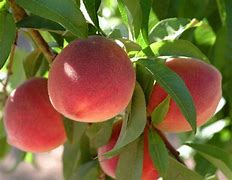
//> input picture assests/lab3/102.jpg, 232 x 180 px
$ ./task08-01   (built with g++ and OpenCV 4)
//> lines starting //> are read from the running program, lines starting //| are printed output that depends on the picture; after the words box and inside, x2 and y2 are one past the last pixel; in counts of white or black regions, pixels touching at a corner belong together
### prj.lab/lab08/task.cpp
#include <iostream>
#include <opencv2/opencv.hpp>

cv::Mat grayWorld(cv::Mat image) {
    std::vector<cv::Mat> channels;
    cv::split(image, channels);

    cv::Scalar meanB = cv::mean(channels[0]);
    cv::Scalar meanG = cv::mean(channels[1]);
    cv::Scalar meanR = cv::mean(channels[2]);

    float normB = 128.0f / meanB[0];
    float normG = 128.0f / meanG[0];
    float normR = 128.0f / meanR[0];


    channels[0] = channels[0] * normB;
    channels[1] = channels[1] * normG;
    channels[2] = channels[2] * normR;

    cv::Mat norm;
    cv::merge(channels, norm);
    return norm;
}

cv::Mat advancedColorCorrection(const cv::Mat& input) {

    cv::Mat img = input.clone();
    cv::Mat lab;
    cv::cvtColor(img, lab, cv::COLOR_BGR2Lab);
    std::vector<cv::Mat> labChannels;
    cv::split(lab, labChannels);
    cv::Ptr<cv::CLAHE> clahe = cv::createCLAHE();
    clahe->setClipLimit(2.0);
    clahe->apply(labChannels[0], labChannels[0]);
    cv::Mat hsv;
    cv::cvtColor(img, hsv, cv::COLOR_BGR2HSV);
    std::vector<cv::Mat> hsvChannels;
    cv::split(hsv, hsvChannels);
    cv::Mat saturationMask;
    cv::threshold(hsvChannels[1], saturationMask, 64, 255, cv::THRESH_BINARY);
    cv::Mat kernel = cv::getStructuringElement(cv::MORPH_ELLIPSE, cv::Size(5, 5));
    cv::morphologyEx(saturationMask, saturationMask, cv::MORPH_CLOSE, kernel);
    hsvChannels[1] = hsvChannels[1] + 0.3 * hsvChannels[1].mul(saturationMask / 255.0);
    cv::merge(labChannels, lab);
    cv::cvtColor(lab, img, cv::COLOR_Lab2BGR);
    cv::merge(hsvChannels, hsv);
    cv::Mat hsvCorrected;
    cv::cvtColor(hsv, hsvCorrected, cv::COLOR_HSV2BGR);
    cv::Mat result;
    cv::addWeighted(img, 0.7, hsvCorrected, 0.3, 0, result);
    cv::Mat blurred;
    cv::GaussianBlur(result, blurred, cv::Size(0, 0), 3);
    cv::addWeighted(result, 1.5, blurred, -0.5, 0, result);
    result.convertTo(result, CV_8UC3);

    return result;
}

cv::Mat colorDistribution(cv::Mat image) {
    std::vector<cv::Mat>imageChannels;
    cv::split(image, imageChannels);

    int histSize = 256;
    float range[] = { 0,256 };
    const float* histRange = { range };

    cv::Mat histB;
    cv::Mat histG;
    cv::Mat histR;
    cv::calcHist(&imageChannels[0], 1, 0, cv::Mat(), histB, 1, &histSize, &histRange, true, false);
    cv::calcHist(&imageChannels[1], 1, 0, cv::Mat(), histG, 1, &histSize, &histRange, true, false);
    cv::calcHist(&imageChannels[2], 1, 0, cv::Mat(), histR, 1, &histSize, &histRange, true, false);

    cv::normalize(histB, histB, 0, 256, cv::NORM_MINMAX);
    cv::normalize(histG, histG, 0, 256, cv::NORM_MINMAX);
    cv::normalize(histR, histR, 0, 256, cv::NORM_MINMAX);

    int binWidth = round(512 / 256);
    cv::Mat histogram(256, 512, CV_8UC3, cv::Scalar(20, 20, 20));
    for (int i = 1; i < 256; i++) {
        cv::line(histogram, cv::Point(binWidth * (i - 1), 256 - cvRound(histB.at<float>(i - 1))),
            cv::Point(binWidth * (i), 256 - cvRound(histB.at<float>(i))),
            cv::Scalar(256, 0, 0), 2);
        cv::line(histogram, cv::Point(binWidth * (i - 1), 256 - cvRound(histG.at<float>(i - 1))),
            cv::Point(binWidth * (i), 256 - cvRound(histG.at<float>(i))),
            cv::Scalar(0, 256, 0), 2);
        cv::line(histogram, cv::Point(binWidth * (i - 1), 256 - cvRound(histR.at<float>(i - 1))),
            cv::Point(binWidth * (i), 256 - cvRound(histR.at<float>(i))),
            cv::Scalar(0, 0, 256), 2);
    }
    return histogram;
}

    void evaluate(cv::Mat image, cv::Mat corrImage) {
        std::vector<cv::Mat> channels;
        cv::split(image, channels);

        cv::Scalar mBimage = cv::mean(channels[0]);
        cv::Scalar mGimage = cv::mean(channels[1]);
        cv::Scalar mRimage = cv::mean(channels[2]);

        cv::split(corrImage, channels);

        cv::Scalar mBhist = cv::mean(channels[0]);
        cv::Scalar mGhist = cv::mean(channels[1]);
        cv::Scalar mRhist = cv::mean(channels[2]);

        std::cout << "Evaluate statistics       " << "Image     " << "Corrected image" << std::endl;
        std::cout << "Channel BLUE                " << mBimage[0] << "        " << mBhist[0] << std::endl;
        std::cout << "Channel GREEN               " << mGimage[0] << "        " << mGhist[0] << std::endl;
        std::cout << "Channel RED                 " << mRimage[0] << "        " << mRhist[0] << std::endl;

    }

### prj.lab/lab08/task08-01.cpp
#include <iostream>
#include <opencv2/opencv.hpp>
#include "task.cpp"

int main() {
    cv::utils::logging::setLogLevel(cv::utils::logging::LOG_LEVEL_SILENT);
    std::string path = "C:\\c++\\misis2025s-3-improc\\assests\\lab3\\102.jpg";
    cv::Mat image = cv::imread(path, cv::IMREAD_COLOR);
//> image is the input picture: 180 rows x 232 cols, CV_8UC3; mean B, G, R 57.9, 101, 121.6

    if (image.empty()) {
        std::cerr << "Error: Could not load image!" << std::endl;
        return -1;
    }

    cv::Mat grayWorldImage = grayWorld(image);
//> in grayWorld, `cv::split(image, channels);`:
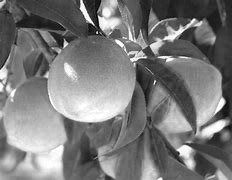
//> channels[2]: 180 rows x 232 cols, CV_8UC1; min 0, max 255, mean 121.6
//> in grayWorld, `cv::Scalar meanB = cv::mean(channels[0]);`: meanB = Scalar(57.85)
//> in grayWorld, `cv::Scalar meanG = cv::mean(channels[1]);`: meanG = Scalar(101)
//> in grayWorld, `cv::Scalar meanR = cv::mean(channels[2]);`: meanR = Scalar(121.6)
//> in grayWorld, `float normB = 128.0f / meanB[0];`: normB = 2.21
//> in grayWorld, `float normG = 128.0f / meanG[0];`: normG = 1.27
//> in grayWorld, `float normR = 128.0f / meanR[0];`: normR = 1.05

    cv::imshow("Original Image", image);
    cv::imshow("gray_world Image", grayWorldImage);
    cv::waitKey(0);

    cv::Mat notTrivialImage = advancedColorCorrection(image);
//> in advancedColorCorrection, `cv::cvtColor(img, lab, cv::COLOR_BGR2Lab);`: lab: 180 rows x 232 cols, CV_8UC3; mean of channels 0, 1, 2 114.1, 130.1, 156.5
//> in advancedColorCorrection, `cv::cvtColor(img, hsv, cv::COLOR_BGR2HSV);`: hsv: 180 rows x 232 cols, CV_8UC3; mean H, S, V 41.1, 157.6, 133.5
//> in advancedColorCorrection, `cv::threshold(hsvChannels[1], saturationMask, 64, 255, cv::THRESH_BINA..`: saturationMask: 180 rows x 232 cols, CV_8UC1; 91.8% white; 36 black regions (20 under 20 px), largest, box (x1, y1, x2, y2) and area: (0, 145, 64, 180) 1549, (167, 134, 194, 169) 368, (98, 8, 119, 30) 264
//> in advancedColorCorrection, `cv::morphologyEx(saturationMask, saturationMask, cv::MORPH_CLOSE, kern..`:
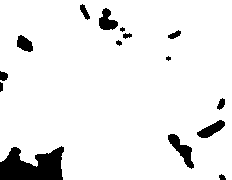
//> saturationMask: 180 rows x 232 cols, CV_8UC1; 92.8% white; 15 black regions (2 under 20 px), largest, box (x1, y1, x2, y2) and area: (0, 146, 64, 180) 1537, (168, 134, 194, 169) 354, (99, 8, 118, 30) 254
//> in advancedColorCorrection, `cv::merge(labChannels, lab);`: lab: 180 rows x 232 cols, CV_8UC3; mean of channels 0, 1, 2 122.7, 130.1, 156.5
//> in advancedColorCorrection, `cv::merge(hsvChannels, hsv);`: hsv: 180 rows x 232 cols, CV_8UC3; mean H, S, V 41.1, 195.1, 133.5
//> in advancedColorCorrection, `cv::addWeighted(result, 1.5, blurred, -0.5, 0, result);`:
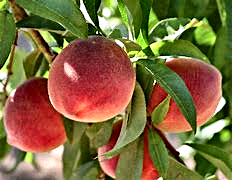
//> result: 180 rows x 232 cols, CV_8UC3; mean B, G, R 59.8, 103.9, 126.6
    cv::imshow("notTrivialImage Image", notTrivialImage);
    cv::waitKey(0);

    cv::Mat worldHist = colorDistribution(grayWorldImage);
//> in colorDistribution, `cv::calcHist(&imageChannels[0], 1, 0, cv::Mat(), histB, 1, &histSize, ..`: histB = 256 values, max 4517 at index 255, min 0 at index 1, mean 163.1
//> in colorDistribution, `cv::calcHist(&imageChannels[1], 1, 0, cv::Mat(), histG, 1, &histSize, ..`: histG = 256 values, max 2384 at index 255, min 0 at index 1, mean 163.1
//> in colorDistribution, `cv::calcHist(&imageChannels[2], 1, 0, cv::Mat(), histR, 1, &histSize, ..`: histR = 256 values, max 1287 at index 255, min 0 at index 5, mean 163.1
//> in colorDistribution, `cv::normalize(histB, histB, 0, 256, cv::NORM_MINMAX);`: histB = 256 values, max 256 at index 255, min 0 at index 1, mean 9.25
//> in colorDistribution, `cv::normalize(histG, histG, 0, 256, cv::NORM_MINMAX);`: histG = 256 values, max 256 at index 255, min 0 at index 1, mean 17.52
//> in colorDistribution, `cv::normalize(histR, histR, 0, 256, cv::NORM_MINMAX);`: histR = 256 values, max 256 at index 255, min 0 at index 5, mean 32.45
    cv::imshow("gray world", worldHist);
    cv::waitKey(0);

    cv::Mat notTrivialHist = colorDistribution(notTrivialImage);
//> in colorDistribution (call 2), `cv::split(image, imageChannels);`:
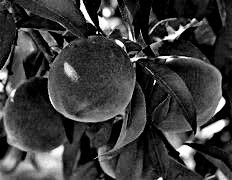
//> imageChannels[0]: 180 rows x 232 cols, CV_8UC1; min 0, max 255, mean 59.8
//> in colorDistribution (call 2), `cv::split(image, imageChannels);`:
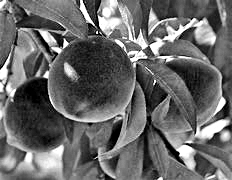
//> imageChannels[1]: 180 rows x 232 cols, CV_8UC1; min 0, max 255, mean 103.9
//> in colorDistribution (call 2), `cv::split(image, imageChannels);`:
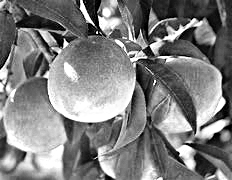
//> imageChannels[2]: 180 rows x 232 cols, CV_8UC1; min 0, max 255, mean 126.6
//> in colorDistribution (call 2), `cv::calcHist(&imageChannels[0], 1, 0, cv::Mat(), histB, 1, &histSize, ..`: histB = 256 values, max 6472 at index 0, min 4 at index 231, mean 163.1
//> in colorDistribution (call 2), `cv::calcHist(&imageChannels[1], 1, 0, cv::Mat(), histG, 1, &histSize, ..`: histG = 256 values, max 1414 at index 255, min 12 at index 249, mean 163.1
//> in colorDistribution (call 2), `cv::calcHist(&imageChannels[2], 1, 0, cv::Mat(), histR, 1, &histSize, ..`: histR = 256 values, max 1942 at index 255, min 16 at index 1, mean 163.1
//> in colorDistribution (call 2), `cv::normalize(histB, histB, 0, 256, cv::NORM_MINMAX);`: histB = 256 values, max 256 at index 0, min 0 at index 231, mean 6.3
//> in colorDistribution (call 2), `cv::normalize(histG, histG, 0, 256, cv::NORM_MINMAX);`: histG = 256 values, max 256 at index 255, min 0 at index 249, mean 27.59
//> in colorDistribution (call 2), `cv::normalize(histR, histR, 0, 256, cv::NORM_MINMAX);`: histR = 256 values, max 256 at index 255, min 0 at index 1, mean 19.56
//> after the loop in colorDistribution (call 2), `for (int i = 1; i < 256; i++)`:
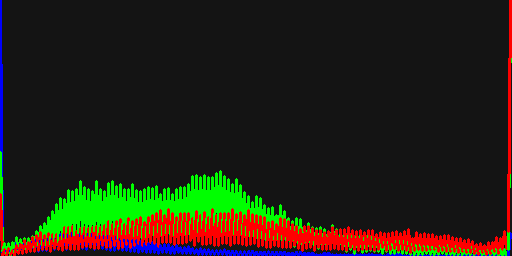
//> histogram: 256 rows x 512 cols, CV_8UC3; mean B, G, R 21, 33.9, 35.8
    cv::imshow("not trivial hist", notTrivialHist);
    cv::waitKey(0);

    std::cout << "Statistics gray image correction" << std::endl;
    evaluate(image, grayWorldImage);
//> in evaluate, `cv::Scalar mBimage = cv::mean(channels[0]);`: mBimage = Scalar(57.85)
//> in evaluate, `cv::Scalar mGimage = cv::mean(channels[1]);`: mGimage = Scalar(101)
//> in evaluate, `cv::Scalar mRimage = cv::mean(channels[2]);`: mRimage = Scalar(121.6)
//> in evaluate, `cv::Scalar mBhist = cv::mean(channels[0]);`: mBhist = Scalar(115.9)
//> in evaluate, `cv::Scalar mGhist = cv::mean(channels[1]);`: mGhist = Scalar(125.6)
//> in evaluate, `cv::Scalar mRhist = cv::mean(channels[2]);`: mRhist = Scalar(127.8)
//| Channel BLUE                57.8508        115.852
//| Channel GREEN               100.952        125.611
//| Channel RED                 121.625        127.783
    std::cout << std::endl;
    std::cout << "Statistics not trivial gray image correction" << std::endl;
    evaluate(image, notTrivialImage);
//| Channel BLUE                57.8508        59.8159
//| Channel GREEN               100.952        103.854
//| Channel RED                 121.625        126.61

    return 0;
}

$ run again, with assests/lab3/1005.jpg copied over assests/lab3/102.jpg
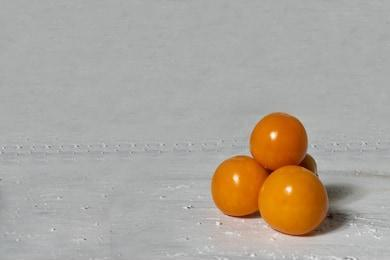
//> input picture assests/lab3/1005.jpg, 390 x 260 px
//> image is the input picture: 260 rows x 390 cols, CV_8UC3; mean B, G, R 156.3, 165.9, 173.2
//> meanB = Scalar(156.3)
//> meanG = Scalar(165.9)
//> meanR = Scalar(173.2)
//> normB = 0.819
//> normG = 0.771
//> normR = 0.739
//> in advancedColorCorrection, `cv::threshold(hsvChannels[1], saturationMask, 64, 255, cv::THRESH_BINA..`:
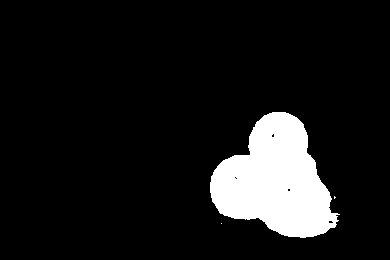
//> saturationMask: 260 rows x 390 cols, CV_8UC1; 10% white; 3 white regions (2 under 20 px), largest, box (x1, y1, x2, y2) and area: (210, 112, 340, 238) 10145
//> in colorDistribution, `cv::calcHist(&imageChannels[0], 1, 0, cv::Mat(), histB, 1, &histSize, ..`: histB = 256 values, max 17263 at index 142, min 0 at index 181, mean 396.1
//> in colorDistribution, `cv::calcHist(&imageChannels[1], 1, 0, cv::Mat(), histG, 1, &histSize, ..`: histG = 256 values, max 29579 at index 133, min 0 at index 3, mean 396.1
//> in colorDistribution, `cv::calcHist(&imageChannels[2], 1, 0, cv::Mat(), histR, 1, &histSize, ..`: histR = 256 values, max 29461 at index 126, min 0 at index 0, mean 396.1
//> in colorDistribution, `cv::normalize(histB, histB, 0, 256, cv::NORM_MINMAX);`: histB = 256 values, max 256 at index 142, min 0 at index 181, mean 5.87
//> in colorDistribution, `cv::normalize(histG, histG, 0, 256, cv::NORM_MINMAX);`: histG = 256 values, max 256 at index 133, min 0 at index 3, mean 3.43
//> in colorDistribution, `cv::normalize(histR, histR, 0, 256, cv::NORM_MINMAX);`: histR = 256 values, max 256 at index 126, min 0 at index 0, mean 3.44
//> in colorDistribution (call 2), `cv::calcHist(&imageChannels[0], 1, 0, cv::Mat(), histB, 1, &histSize, ..`: histB = 256 values, max 8973 at index 174, min 1 at index 254, mean 396.1
//> in colorDistribution (call 2), `cv::calcHist(&imageChannels[1], 1, 0, cv::Mat(), histG, 1, &histSize, ..`: histG = 256 values, max 7924 at index 172, min 1 at index 247, mean 396.1
//> in colorDistribution (call 2), `cv::calcHist(&imageChannels[2], 1, 0, cv::Mat(), histR, 1, &histSize, ..`: histR = 256 values, max 8572 at index 174, min 0 at index 0, mean 396.1
//> in colorDistribution (call 2), `cv::normalize(histB, histB, 0, 256, cv::NORM_MINMAX);`: histB = 256 values, max 256 at index 174, min 0 at index 254, mean 11.27
//> in colorDistribution (call 2), `cv::normalize(histG, histG, 0, 256, cv::NORM_MINMAX);`: histG = 256 values, max 256 at index 172, min 0 at index 247, mean 12.77
//> in colorDistribution (call 2), `cv::normalize(histR, histR, 0, 256, cv::NORM_MINMAX);`: histR = 256 values, max 256 at index 174, min 0 at index 0, mean 11.83
//> after the loop in colorDistribution (call 2), `for (int i = 1; i < 256; i++)`:
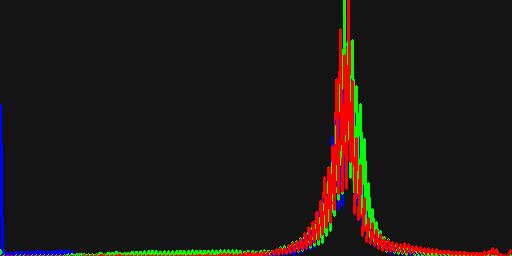
//> histogram: 256 rows x 512 cols, CV_8UC3; mean B, G, R 20.8, 23.8, 29.2
//> mBimage = Scalar(156.3)
//> mGimage = Scalar(165.9)
//> mRimage = Scalar(173.2)
//> mBhist = Scalar(128)
//| Channel BLUE                156.321        127.993
//| Channel GREEN               165.949        127.975
//| Channel RED                 173.238        128.016
//| Channel BLUE                156.321        156.636
//| Channel GREEN               165.949        165.508
//| Channel RED                 173.238        172.419
